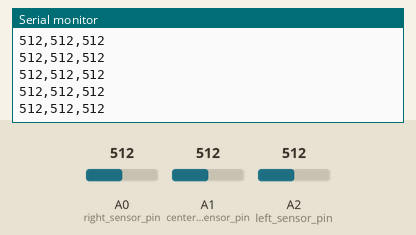
This sketch was run on a simulated Arduino Uno, built with avr-gcc and run on an emulated ATmega328P. On the bench: the last lines printed to the serial monitor. The inputs (shaded band) are chosen by the test bench; at power-on: A2 (left_sensor_pin) = 512, A0 (right_sensor_pin) = 512, A1 (center_sensor_pin) = 512.

Above: at 8.7 s.
8.8 s: A2 (left_sensor_pin) set to 106
At 8.88 s:
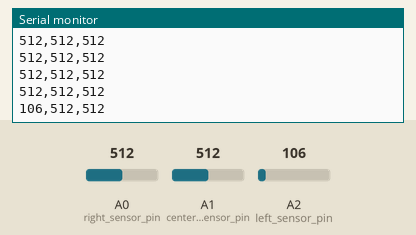
11.8 s: A2 (left_sensor_pin) set to 92
At 11.8 s:
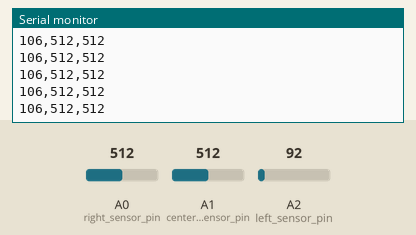
Timing chart, 0 to 14.3 s (numbered marks = the images above; inputs shaded):
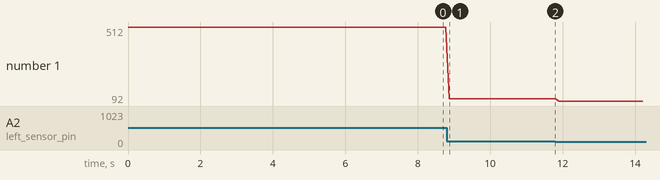

The sketch:

Robot_Firmware.ino
```cpp
int left_sensor_pin = A2;
int center_sensor_pin = A1;
int right_sensor_pin = A0;
int m1_pin = 9;
int m2_pin = 10;
int led_1 = 7;
int led_2 = 12;
int buzzer = 8;


void setup() {

Serial.begin(9600);

}

void loop() {

  Serial.print(analogRead(A2));
  Serial.print(",");
  Serial.print(analogRead(A1));
  Serial.print(",");
  Serial.print(analogRead(A0));
  Serial.println("");
  delay(100);
}
```

Measured:
- after the input at 8.8 s, the serial monitor: prints a new line after 0.07 s (image 1)
- plotted number 1: 512 → 106 after the input at 8.8 s, 106 → 92 after the input at 11.8 s
